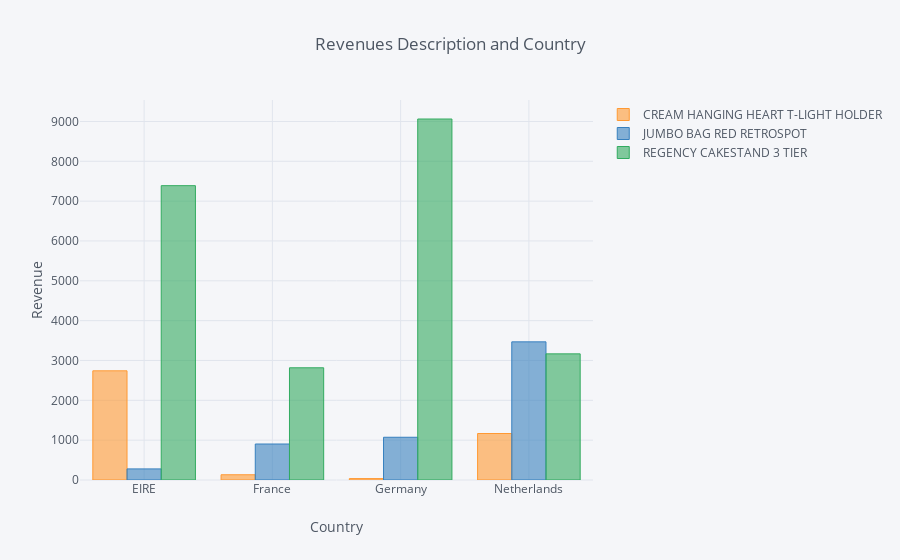

Notebook cell for this chart:
### Code cell
RevByCountry = data[(data.Description.isin(product_list)) & (data.Country.isin(country_list))]
RevByCountry = RevByCountry.pivot_table(values='Revenue', columns='Description', index="Country", aggfunc='sum', )
RevByCountry['Country'] = RevByCountry.index
RevByCountry.iplot(kind='bar', x = 'Country', xTitle='Country', yTitle='Revenue', 
           title='Revenues Description and Country')

### Figure 1 — Plotly figure (JSON) as saved in the notebook; plotly's stock layout.template omitted (floating-point values rounded to 4 significant figures)
{"data": [{"marker": {"color": "rgba(255, 153, 51, 0.6)", "line": {"color": "rgba(255, 153, 51, 1.0)", "width": 1}}, "name": "CREAM HANGING HEART T-LIGHT HOLDER", "orientation": "v", "text": "", "type": "bar", "uid": "3fe7d17a-c1a2-470b-bdc3-097d4c892d76", "x": ["EIRE", "France", "Germany", "Netherlands"], "y": [2741.0, 131.8, 35.4, 1167]}, {"marker": {"color": "rgba(55, 128, 191, 0.6)", "line": {"color": "rgba(55, 128, 191, 1.0)", "width": 1}}, "name": "JUMBO BAG RED RETROSPOT", "orientation": "v", "text": "", "type": "bar", "uid": "3fa220b1-8748-4c02-b35f-e6cefbd6984a", "x": ["EIRE", "France", "Germany", "Netherlands"], "y": [278.7, 903.4, 1073.0, 3468]}, {"marker": {"color": "rgba(50, 171, 96, 0.6)", "line": {"color": "rgba(50, 171, 96, 1.0)", "width": 1}}, "name": "REGENCY CAKESTAND 3 TIER", "orientation": "v", "text": "", "type": "bar", "uid": "ba11125d-6601-4497-b8e9-e2d3ea0d7480", "x": ["EIRE", "France", "Germany", "Netherlands"], "y": [7389.0, 2817.0, 9062.0, 3166.0]}], "layout": {"legend": {"bgcolor": "#F5F6F9", "font": {"color": "#4D5663"}}, "paper_bgcolor": "#F5F6F9", "plot_bgcolor": "#F5F6F9", "title": {"font": {"color": "#4D5663"}, "text": "Revenues Description and Country"}, "xaxis": {"gridcolor": "#E1E5ED", "showgrid": true, "tickfont": {"color": "#4D5663"}, "title": {"font": {"color": "#4D5663"}, "text": "Country"}, "zerolinecolor": "#E1E5ED"}, "yaxis": {"gridcolor": "#E1E5ED", "showgrid": true, "tickfont": {"color": "#4D5663"}, "title": {"font": {"color": "#4D5663"}, "text": "Revenue"}, "zerolinecolor": "#E1E5ED"}}}
